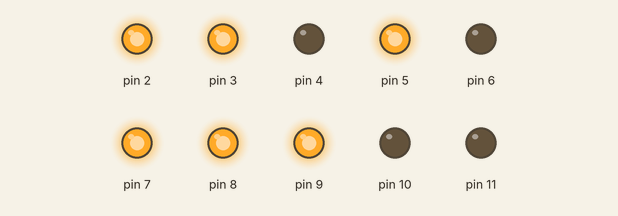
Recording of a sketch running on a simulated Arduino Uno, built with avr-gcc and run on an emulated ATmega328P. Shown: output pins drawn as LEDs (lit = HIGH).

Above: at 0.1 s.
Timing chart, 0 to 1.6 s (numbered marks = the images above):
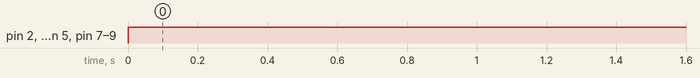

Measured:
- by itself, pin 2, pin 3, pin 5, pin 7–9: LOW → HIGH at 0.00 s

The sketch:

_11__.ino
```cpp
int num[][7]={{8,2,3,5,7,9},{7,5},{9,7,6,2,3},{9,7,6,5,3},{8,6,7,5},{9,8,6,5,3},{9,8,6,5,3,2},{9,7,5},{2,3,5,6,7,8,9},{6,8,9,7,5,3}};
int numLength[]={6,2,5,5,4,5,6,3,7,6};//数组长
//0--9
void setup() {
  // put your setup code here, to run once:
  for(int i=2;i<12;i++)
  {
    pinMode(i,OUTPUT);
  }
  //10，11端口模拟为w接地端
  Serial.begin(9600);

}

void number(int n)
{
  int n0;
  int n1;
  n1=n/10; //十位数
  n0=n%10; //个位数
  //Serial.println(n0);
  //Serial.println(n1);

  for(int i=0;i<numLength[n0];i++)//按照每个数的长度
  {
   digitalWrite(num[n0][i],HIGH);//打印对应数字的数组
  }
  delay(1000);

}

void loop() {
  // put your main code here, to run repeatedly:

  number(10);

  }
```
